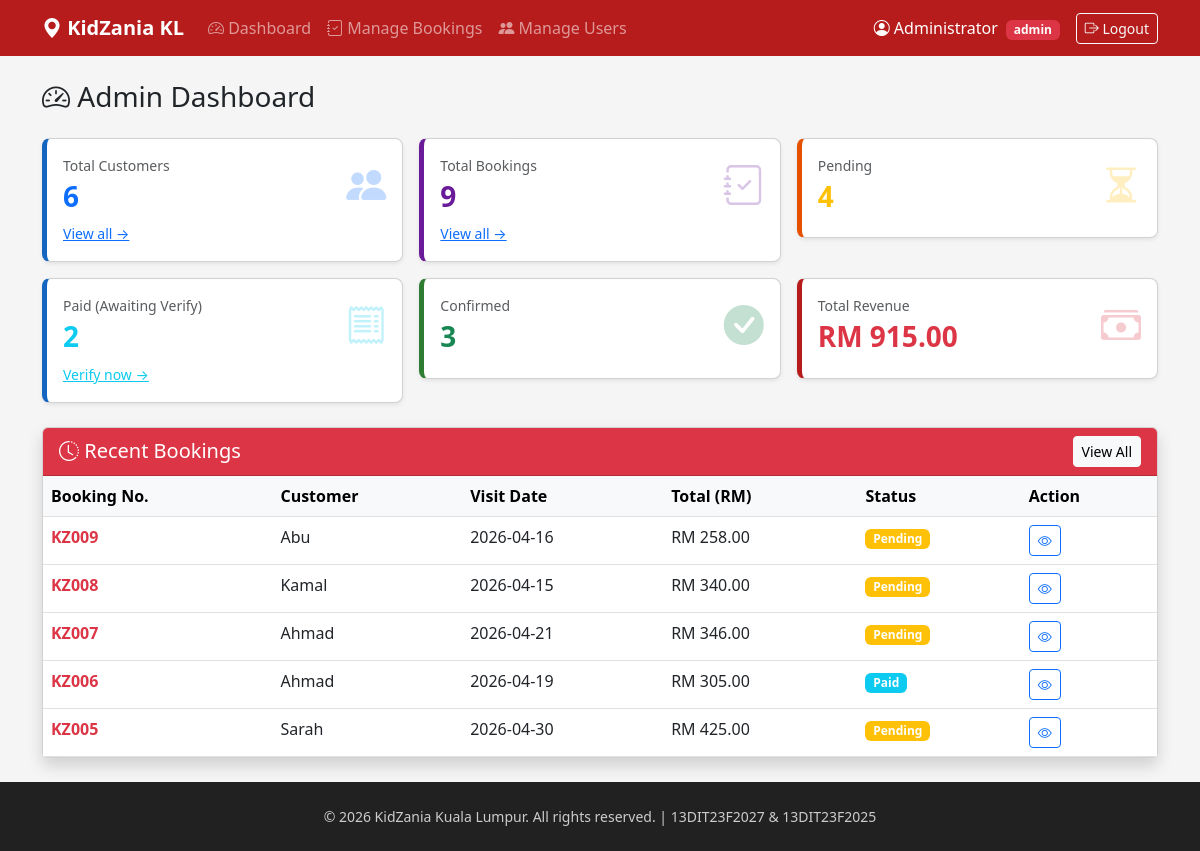
Page /admin_dashboard.php (signed in) on the committed database.
### tables this page shows
CREATE TABLE `bookings` (
  `id` int(11) NOT NULL,
  `user_id` int(11) NOT NULL,
  `booking_no` varchar(10) NOT NULL,
  `booking_date` date NOT NULL,
  `infants` int(11) DEFAULT 0,
  `toddlers` int(11) DEFAULT 0,
  `kids` int(11) DEFAULT 0,
  `adults` int(11) DEFAULT 0,
  `senior_citizens` int(11) DEFAULT 0,
  `disabled` int(11) DEFAULT 0,
  `total_price` decimal(10,2) DEFAULT 0.00,
  `status` enum('Pending','Paid','Confirmed') DEFAULT 'Pending',
  `receipt_path` varchar(255) DEFAULT NULL,
  `created_at` timestamp NOT NULL DEFAULT current_timestamp()
);

CREATE TABLE `users` (
  `id` int(11) NOT NULL,
  `fullname` varchar(100) NOT NULL,
  `username` varchar(50) NOT NULL,
  `password` varchar(255) NOT NULL,
  `phone` varchar(20) NOT NULL,
  `role` enum('customer','admin') DEFAULT 'customer',
  `regdate` date NOT NULL
);

### admin_dashboard.php (the view, shortened to what this page needs)
<?php
require 'db_connect.php';
$totalUsers    = $conn->query("SELECT COUNT(*) as c FROM users WHERE role = 'customer'")->fetch_assoc()['c'];
$totalBookings = $conn->query("SELECT COUNT(*) as c FROM bookings")->fetch_assoc()['c'];
$pendingCount  = $conn->query("SELECT COUNT(*) as c FROM bookings WHERE status = 'Pending'")->fetch_assoc()['c'];
$paidCount     = $conn->query("SELECT COUNT(*) as c FROM bookings WHERE status = 'Paid'")->fetch_assoc()['c'];
$confirmedCount= $conn->query("SELECT COUNT(*) as c FROM bookings WHERE status = 'Confirmed'")->fetch_assoc()['c'];
$totalRevenue  = $conn->query("SELECT SUM(total_price) as t FROM bookings WHERE status = 'Confirmed'")->fetch_assoc()['t'] ?? 0;
$recentBookings = $conn->query(
    "SELECT b.*, u.fullname
     FROM bookings b
     JOIN users u ON b.user_id = u.id
     ORDER BY b.id DESC LIMIT 5"
);
?>
<!DOCTYPE html>
<html lang="en">
<head>
    <link href="https://cdn.jsdelivr.net/npm/bootstrap@5.3.0/dist/css/bootstrap.min.css" rel="stylesheet">
    <link rel="stylesheet" href="https://cdn.jsdelivr.net/npm/bootstrap-icons@1.11.0/font/bootstrap-icons.css">
</head>
<body>
<?php include 'navbar.php'; ?>
<main class="container mt-4 mb-4">
    <h3 class="mb-4">
        <i class="bi bi-speedometer2"></i>
        Admin Dashboard
    </h3>
    <div class="row g-3 mb-4">
        <div class="col-md-4 col-6">
            <div class="card stat-card stat-customers shadow-sm">
                <div class="card-body">
                    <div class="d-flex justify-content-between">
                        <div>
                            <p class="text-muted mb-1 small">Total Customers</p>
                            <h3 class="fw-bold text-primary"><?= $totalUsers ?></h3>
                        </div>
                        <i class="bi bi-people-fill fs-1 text-primary opacity-25"></i>
                    </div>
                    <a href="admin_users.php" class="small">View all →</a>
                </div>
            </div>
        </div>
        <div class="col-md-4 col-6">
            <div class="card stat-card stat-bookings shadow-sm">
                <div class="card-body">
                    <div class="d-flex justify-content-between">
                        <div>
                            <p class="text-muted mb-1 small">Total Bookings</p>
                            <h3 class="fw-bold" style="color:#6a1b9a"><?= $totalBookings ?></h3>
                        </div>
                        <i class="bi bi-journal-check fs-1 opacity-25" style="color:#6a1b9a"></i>
                    </div>
                    <a href="admin_bookings.php" class="small">View all →</a>
                </div>
            </div>
        </div>
        <div class="col-md-4 col-6">
            <div class="card stat-card stat-pending shadow-sm">
                <div class="card-body">
                    <div class="d-flex justify-content-between">
                        <div>
                            <p class="text-muted mb-1 small">Pending</p>
                            <h3 class="fw-bold text-warning"><?= $pendingCount ?></h3>
                        </div>
                        <i class="bi bi-hourglass-split fs-1 text-warning opacity-25"></i>
                    </div>
                </div>
            </div>
        </div>
        <div class="col-md-4 col-6">
            <div class="card stat-card stat-paid shadow-sm">
                <div class="card-body">
                    <div class="d-flex justify-content-between">
                        <div>
                            <p class="text-muted mb-1 small">Paid (Awaiting Verify)</p>
                            <h3 class="fw-bold text-info"><?= $paidCount ?></h3>
                        </div>
                        <i class="bi bi-receipt fs-1 text-info opacity-25"></i>
                    </div>
                    <?php if ($paidCount > 0): ?>
                    <a href="admin_bookings.php?filter=Paid" class="small text-info">
                        Verify now →
                    </a>
                    <?php endif; ?>
                </div>
            </div>
        </div>
        <div class="col-md-4 col-6">
            <div class="card stat-card stat-confirmed shadow-sm">
                <div class="card-body">
                    <div class="d-flex justify-content-between">
                        <div>
                            <p class="text-muted mb-1 small">Confirmed</p>
                            <h3 class="fw-bold text-success"><?= $confirmedCount ?></h3>
                        </div>
                        <i class="bi bi-check-circle-fill fs-1 text-success opacity-25"></i>
                    </div>
                </div>
            </div>
        </div>
        <div class="col-md-4 col-6">
            <div class="card stat-card stat-revenue shadow-sm">
                <div class="card-body">
                    <div class="d-flex justify-content-between">
                        <div>
                            <p class="text-muted mb-1 small">Total Revenue</p>
                            <h3 class="fw-bold text-danger">
                                RM <?= number_format($totalRevenue, 2) ?>
                            </h3>
                        </div>
                        <i class="bi bi-cash-stack fs-1 text-danger opacity-25"></i>
                    </div>
                </div>
            </div>
        </div>
    </div>
    <div class="card shadow">
        <div class="card-header bg-danger text-white d-flex justify-content-between align-items-center">
            <h5 class="mb-0">
                <i class="bi bi-clock-history"></i> Recent Bookings
            </h5>
            <a href="admin_bookings.php" class="btn btn-light btn-sm">View All</a>
        </div>
        <div class="card-body p-0">
            <div class="table-responsive">
            <table class="table table-hover mb-0">
                <thead class="table-light">
                    <tr>
                        <th>Booking No.</th>
                        <th>Customer</th>
                        <th>Visit Date</th>
                        <th>Total (RM)</th>
                        <th>Status</th>
                        <th>Action</th>
                    </tr>
                </thead>
                <tbody>
                <?php while ($row = $recentBookings->fetch_assoc()):
                    $status = $row['status'] ?? 'Pending';
                    $badgeColor = ['Pending'=>'warning','Paid'=>'info','Confirmed'=>'success'][$status] ?? 'warning';
                ?>
                <tr>
                    <td class="fw-bold text-danger"><?= htmlspecialchars($row['booking_no']) ?></td>
                    <td><?= htmlspecialchars($row['fullname']) ?></td>
                    <td><?= $row['booking_date'] ?></td>
                    <td>RM <?= number_format($row['total_price'], 2) ?></td>
                    <td><span class="badge bg-<?= $badgeColor ?>"><?= $status ?></span></td>
                    <td>
                        <a href="admin_bookings.php?id=<?= $row['id'] ?>"
                           class="btn btn-sm btn-outline-primary">
                            <i class="bi bi-eye"></i>
                        </a>
                    </td>
                </tr>
                <?php endwhile; ?>
                </tbody>
            </table>
            </div>
        </div>
    </div>
</main>
<?php include 'footer.php'; ?>
</body>
</html>

### navbar.php (shortened to what this page needs)
<link rel="stylesheet" href="https://cdn.jsdelivr.net/npm/bootstrap-icons@1.11.0/font/bootstrap-icons.css">
<nav class="navbar navbar-expand-lg navbar-dark"
     style="background-color: #b71c1c;">
    <div class="container">
        <a class="navbar-brand fw-bold" href="<?= isset($_SESSION['role']) && $_SESSION['role'] == 'admin' ? 'admin_dashboard.php' : 'booking_form.php' ?>">
            <i class="bi bi-geo-alt-fill"></i> KidZania KL
        </a>
        <div class="collapse navbar-collapse" id="navbarNav">
            <?php if (isset($_SESSION['role']) && $_SESSION['role'] == 'admin'): ?>
            <ul class="navbar-nav me-auto">
                <li class="nav-item">
                    <a class="nav-link" href="admin_dashboard.php">
                        <i class="bi bi-speedometer2"></i> Dashboard
                    </a>
                </li>
                <li class="nav-item">
                    <a class="nav-link" href="admin_bookings.php">
                        <i class="bi bi-journal-check"></i> Manage Bookings
                    </a>
                </li>
                <li class="nav-item">
                    <a class="nav-link" href="admin_users.php">
                        <i class="bi bi-people-fill"></i> Manage Users
                    </a>
                </li>
            </ul>
            <?php endif; ?>
            <ul class="navbar-nav ms-auto align-items-center">
                <li class="nav-item me-3">
                    <span class="navbar-text text-white">
                        <i class="bi bi-person-circle"></i>
                        <?= htmlspecialchars($_SESSION['fullname'] ?? '') ?>
                        <span class="badge <?= ($_SESSION['role'] ?? '') == 'admin' ? 'bg-danger' : 'bg-warning text-dark' ?> ms-1">
                            <?= htmlspecialchars($_SESSION['role'] ?? '') ?>
                        </span>
                    </span>
                </li>
                <li class="nav-item">
                    <a class="btn btn-outline-light btn-sm" href="logout.php">
                        <i class="bi bi-box-arrow-right"></i> Logout
                    </a>
                </li>
            </ul>
        </div>
    </div>
</nav>

### footer.php (shortened to what this page needs)
<footer class="py-4 mt-auto" style="background-color:#212121; color:#ccc;">
    <div class="container">
        <div class="row">
        <div class="text-center small">
            <p class="mb-0">
                &copy; 2026 KidZania Kuala Lumpur. All rights reserved. |
                13DIT23F2027 & 13DIT23F2025
            </p>
        </div>
    </div>
</footer>

### admin_dashboard.php (style rules this page uses)
body { background-color: #f5f5f5; display: flex; flex-direction: column; min-height: 100vh; }
main { flex: 1; }
.stat-card { border-left: 5px solid; border-radius: 8px; }
.stat-customers { border-left-color: #1565c0; }
.stat-bookings { border-left-color: #6a1b9a; }
.stat-pending { border-left-color: #e65100; }
.stat-paid { border-left-color: #1565c0; }
.stat-confirmed { border-left-color: #2e7d32; }
.stat-revenue { border-left-color: #b71c1c; }

### rows in the picture
bookings: booking_no "KZ009", user.fullname "Abu", booking_date "2026-04-16", total_price "258.00", status "Pending"
bookings: booking_no "KZ008", user.fullname "Kamal", booking_date "2026-04-15", total_price "340.00", status "Pending"
bookings: booking_no "KZ007", user.fullname "Ahmad", booking_date "2026-04-21", total_price "346.00", status "Pending"
bookings: booking_no "KZ006", user.fullname "Ahmad", booking_date "2026-04-19", total_price "305.00", status "Paid"
bookings: booking_no "KZ005", user.fullname "Sarah", booking_date "2026-04-30", total_price "425.00", status "Pending"

### other values in the picture
$_SESSION['fullname'] "Administrator"
$_SESSION['role'] "admin"
$totalUsers "6"
$totalBookings "9"
$pendingCount "4"
$paidCount "2"
$confirmedCount "3"
$totalRevenue "915.00"
